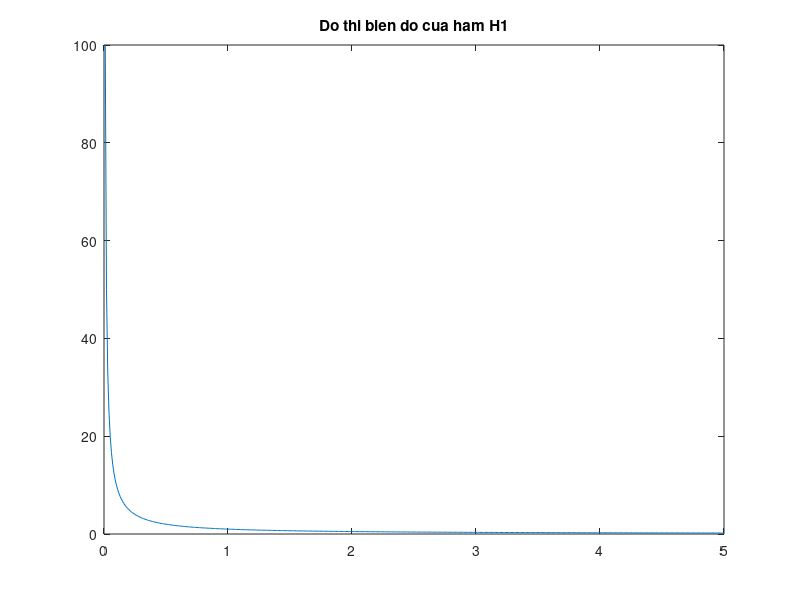
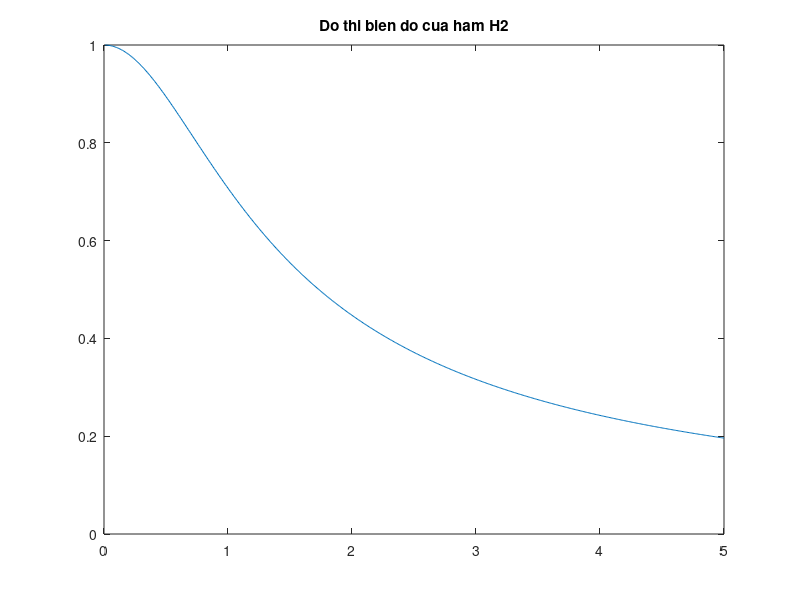
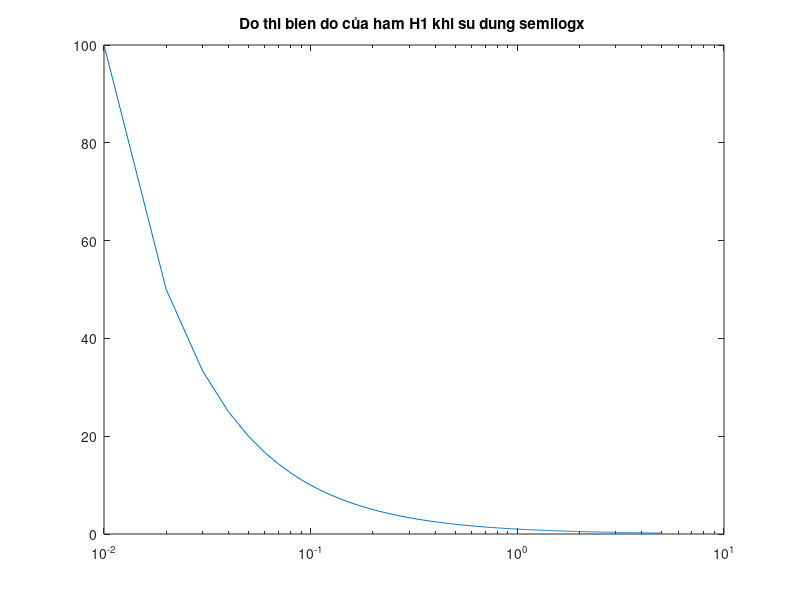
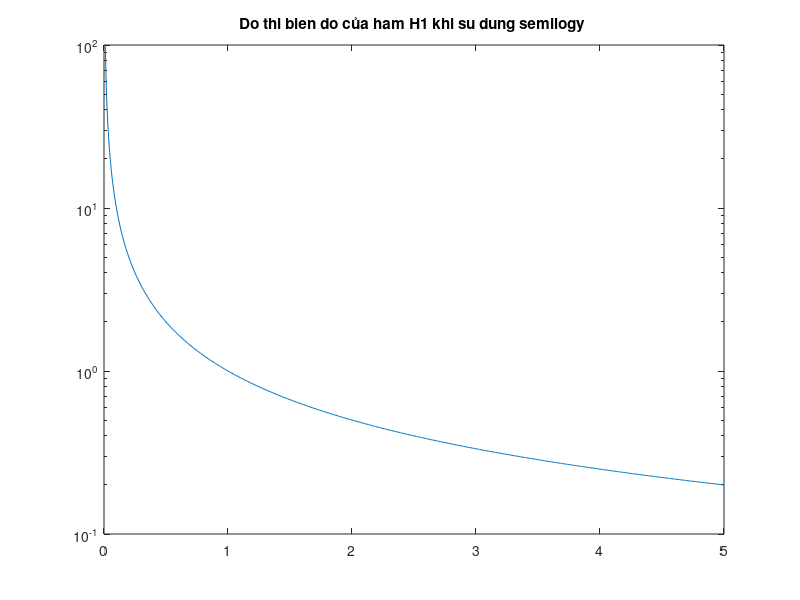

The MATLAB source for these figures, in order:
w = (0.01:0.01:5);% Véc tơ tần số, đơn vị là rad/s
H1 = 1./(j*w);%Hàm truyền của một bộ tích phân
H2 = 1./ (1 + j*w);%Hàm truyền của một phần tử trễ thời gian bậc 1
plot(w, abs(H1));% Vẽ đồ thị biên độ hàm truyền H1
title('Do thi bien do cua ham H1');
figure
plot(w,abs(H2));% Vẽ đồ thị biên độ hàm truyền H2 sang một hình khác
title('Do thi bien do cua ham H2');
figure
semilogx(w, abs(H1)); % Vẽ đồ thị biên độ H1 theo hàm semilogx 
title('Do thi bien do của ham H1 khi su dung semilogx ');
figure
semilogy(w,abs(H1));% Vẽ đồ thị biên độ H1 theo hàm semilogy 
title('Do thi bien do của ham H1 khi su dung semilogy ');
figure
loglog(w,abs(H1)); % Vẽ đồ thị biên độ H1 theo hàm loglog 
title('Do thi bien do của ham H1 khi su dung loglog ');
